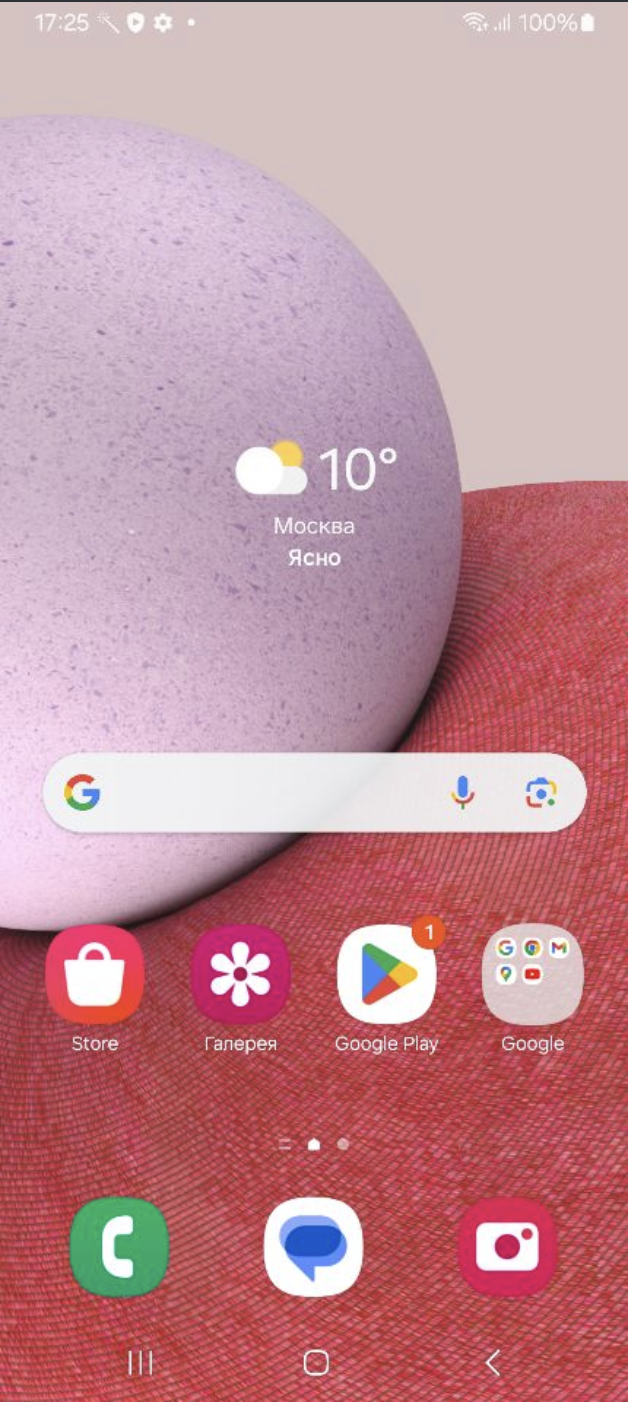
#> input picture attached_assets/Снимок_экрана_2026-04-02_в_17.25.10_1775306965694.png, 628 x 1402 px
$ python -i ocr.py   (imports and definitions only)
#> lines starting #> are read from the running program, lines starting #| are printed output that depends on the picture
#> further down, picture is the input picture: PIL image 628x1402 RGBA; mean R, G, B, A 193.8, 142.6, 152.1, 255
"""
OCR module using EasyOCR with lazy initialization.

Features:
  - Lazy reader init (first call only) to avoid 2-3s startup on import
  - Supports Russian + English (covers all MLBB and Google UI text)
  - Preprocessing pipeline: grayscale → CLAHE contrast enhancement → denoising
  - read_region(img, bbox) reads a cropped image region
  - find_text(img, text, min_confidence) scans entire image for a string

Usage:
    engine = OcrEngine()
    results = engine.read_region(pil_image, bbox=(0, 0, 540, 100))
    match = engine.find_text(pil_image, "Sign in with Google", min_confidence=0.6)
"""

from __future__ import annotations

import threading
from dataclasses import dataclass, field
from typing import List, Optional, Tuple

import numpy as np
from PIL import Image

from ..logging.logger import get_logger

# [1 line that did not run here, left out]

BBox = Tuple[int, int, int, int]  # (x, y, w, h) or (left, top, right, bottom)


@dataclass(frozen=True)
class OcrResult:
    """Single OCR detection result."""

    text: str
    confidence: float
    bbox: Tuple[int, int, int, int]  # (left, top, right, bottom) in image coords
    cx: int
    cy: int


class OcrEngine:
    """
    Thread-safe EasyOCR wrapper with lazy reader initialization.

    The reader is only loaded on first use (it pulls ~200MB of weights and
    takes 2-3 seconds). Subsequent calls reuse the cached reader.
    """

    _instance_lock: threading.Lock = threading.Lock()
    _reader = None  # shared across all OcrEngine instances (weights are large)

    def __init__(
        self,
        languages: Optional[List[str]] = None,
        use_gpu: bool = False,
    ) -> None:
        self._languages = languages or ["en", "ru"]
        self._use_gpu = use_gpu

    # ------------------------------------------------------------------
    # Public API
    # ------------------------------------------------------------------

    def read_region(
        self,
        image: Image.Image,
        bbox: Optional[BBox] = None,
    ) -> List[OcrResult]:
        """
        Run OCR on the full image or a cropped region.

        Args:
            image: PIL Image (any mode; converted internally to RGB).
            bbox:  Optional (left, top, right, bottom) crop rectangle.
                   If None the full image is scanned.

        Returns:
            List of OcrResult sorted by descending confidence.
        """
        if bbox is not None:
            left, top, right, bottom = bbox
            image = image.crop((left, top, right, bottom))
        else:
            left = top = 0

        arr = self._preprocess(image)
        reader = self._get_reader()
        raw = reader.readtext(arr, detail=1, paragraph=False, canvas_size=960)

        results: List[OcrResult] = []
        for points, text, confidence in raw:
            xs = [p[0] for p in points]
            ys = [p[1] for p in points]
            r_left = int(min(xs)) + left
            r_top = int(min(ys)) + top
            r_right = int(max(xs)) + left
            r_bottom = int(max(ys)) + top
            results.append(OcrResult(
                text=text,
                confidence=float(confidence),
                bbox=(r_left, r_top, r_right, r_bottom),
                cx=(r_left + r_right) // 2,
                cy=(r_top + r_bottom) // 2,
            ))
            logger.debug(
                "ocr_result",
                text=text,
                confidence=round(confidence, 3),
                bbox=(r_left, r_top, r_right, r_bottom),
            )

        results.sort(key=lambda r: r.confidence, reverse=True)
        return results

    # [41 lines left out: function find_text, not called in this run]

    # ------------------------------------------------------------------
    # Internal helpers
    # ------------------------------------------------------------------

    def _get_reader(self):
        """Return (or lazily initialize) the shared EasyOCR reader."""
        if OcrEngine._reader is None:
            with OcrEngine._instance_lock:
                if OcrEngine._reader is None:
                    logger.info("ocr_reader_init", languages=self._languages, gpu=self._use_gpu)
                    import easyocr
                    OcrEngine._reader = easyocr.Reader(
                        self._languages,
                        gpu=self._use_gpu,
                        verbose=False,
                    )
                    logger.info("ocr_reader_ready")
        return OcrEngine._reader

    @staticmethod
    def _preprocess(image: Image.Image) -> np.ndarray:
        """
        Convert PIL image to a preprocessed numpy array for better OCR accuracy.

        Pipeline:
          1. Convert to grayscale
          2. CLAHE contrast enhancement (helps with dark/dim game UI)
          3. Non-local means denoising (reduces compression artefacts)
        """
        import cv2

        arr = np.array(image.convert("RGB"))
        gray = cv2.cvtColor(arr, cv2.COLOR_RGB2GRAY)
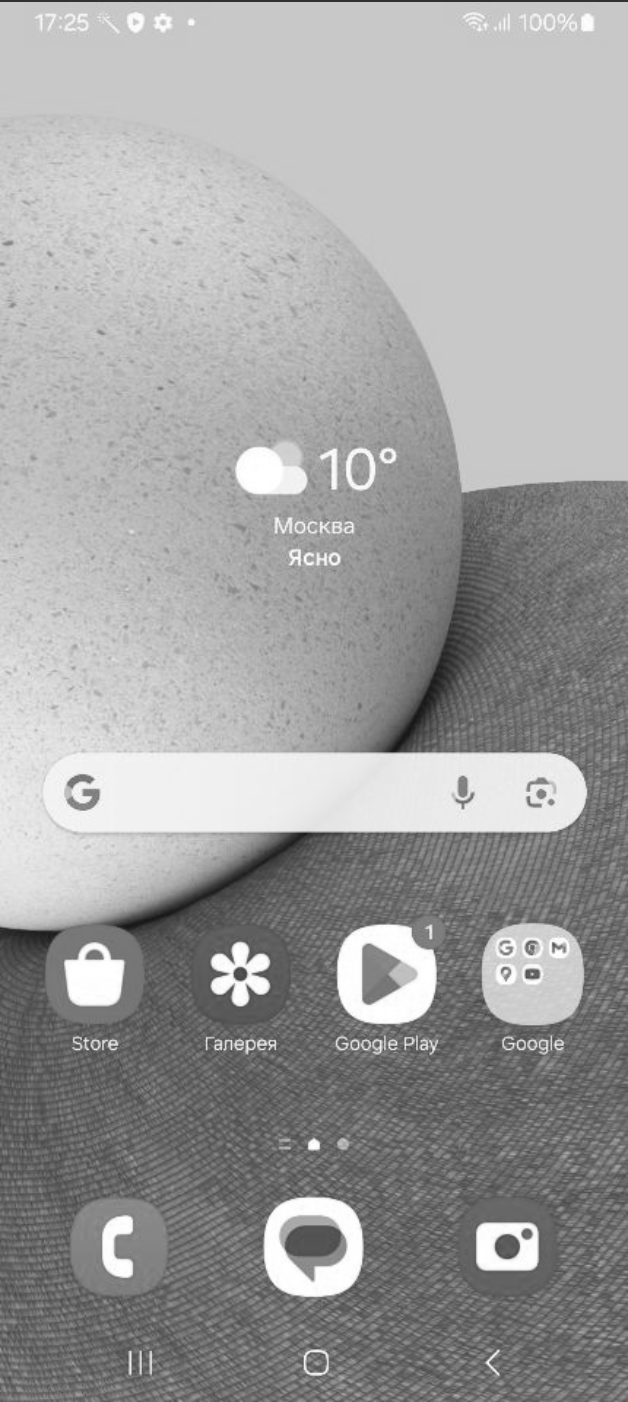
#> gray: shape (1402, 628); min 21, max 255, mean 159

        clahe = cv2.createCLAHE(clipLimit=2.0, tileGridSize=(8, 8))
        enhanced = clahe.apply(gray)
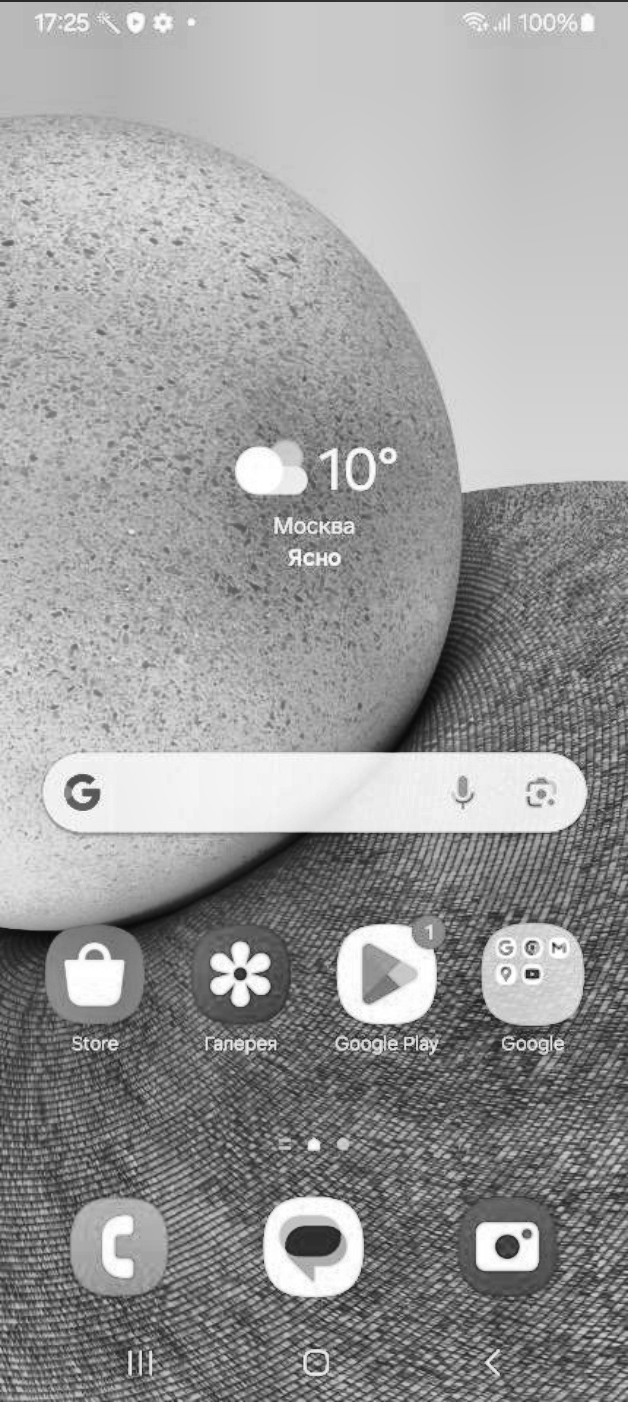
#> enhanced: shape (1402, 628); min 9, max 255, mean 154.1

        denoised = cv2.fastNlMeansDenoising(enhanced, h=10)

        return denoised

>>> from PIL import Image
>>> picture = Image.open('../../../attached_assets/Снимок_экрана_2026-04-02_в_17.25.10_1775306965694.png')
#> (the run stopped early here; a loop or call above may not have finished)
